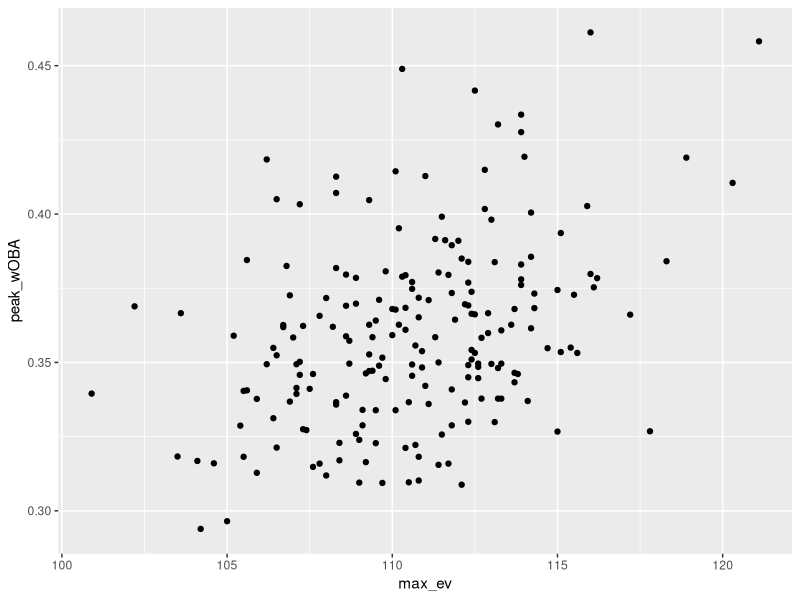
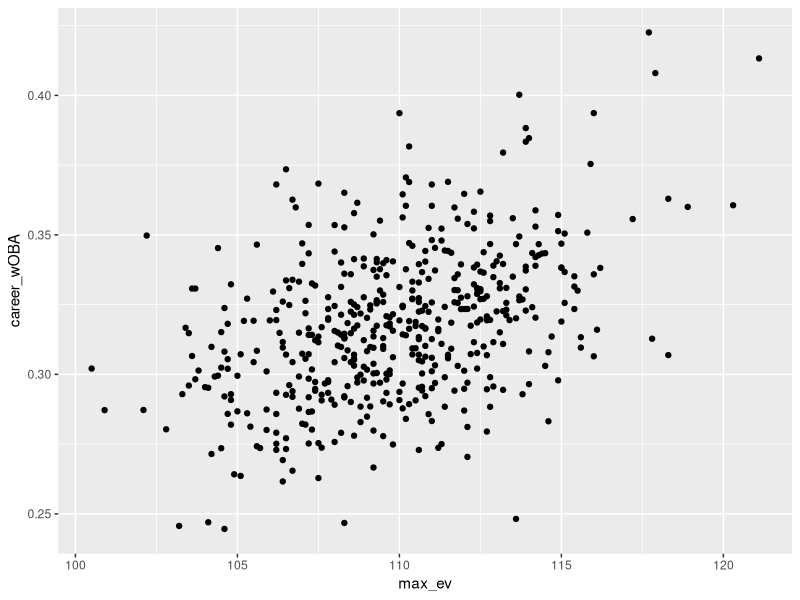

These figures' R source, in order:
## ---- chunk 1
library(tidyverse)

data <- read_csv("data/data_combined.csv")
## ---- chunk 2
data.rookieStats <- data %>%
  group_by(player_id) %>%
  arrange(player_id, desc(wOBA)) %>%
  summarise(
    career_wOBA = sum(wOBA * pa) / sum(pa),
    career_pa = sum(pa),
    peak_wOBA = max(wOBA),
    peak_wOBA_pa = first(pa),
    across()
  ) %>%
  group_by(player_id) %>%
  filter(year == min(year)) %>% # select rookie year
  filter(age <= 28) %>% # remove age outliers
  select(player_id, player_name, year, age, pa,
         max_ev, avg_ev, ev50, brl_rate, wOBA,
         career_wOBA, career_pa, peak_wOBA, peak_wOBA_pa)
## ---- chunk 3
ggplot(data = data.rookieStats %>% filter(peak_wOBA_pa >= 400,
                                          career_pa >= 1000),
       mapping = aes(x = max_ev, y = peak_wOBA)) +
  geom_point()
## ---- chunk 4
ggplot(data = data.rookieStats %>% filter(career_pa >= 650),
       mapping = aes(x = max_ev, y = career_wOBA)) +
  geom_point()
## ---- chunk 5
peak.mod <- lm(peak_wOBA ~ max_ev,
               data = data.rookieStats %>% filter(peak_wOBA_pa >= 400,
                                          career_pa >= 1000))

summary(peak.mod)
## ---- chunk 6
career.mod <- lm(career_wOBA ~ max_ev,
               data = data.rookieStats %>% filter(career_pa >= 1000))

summary(career.mod)
